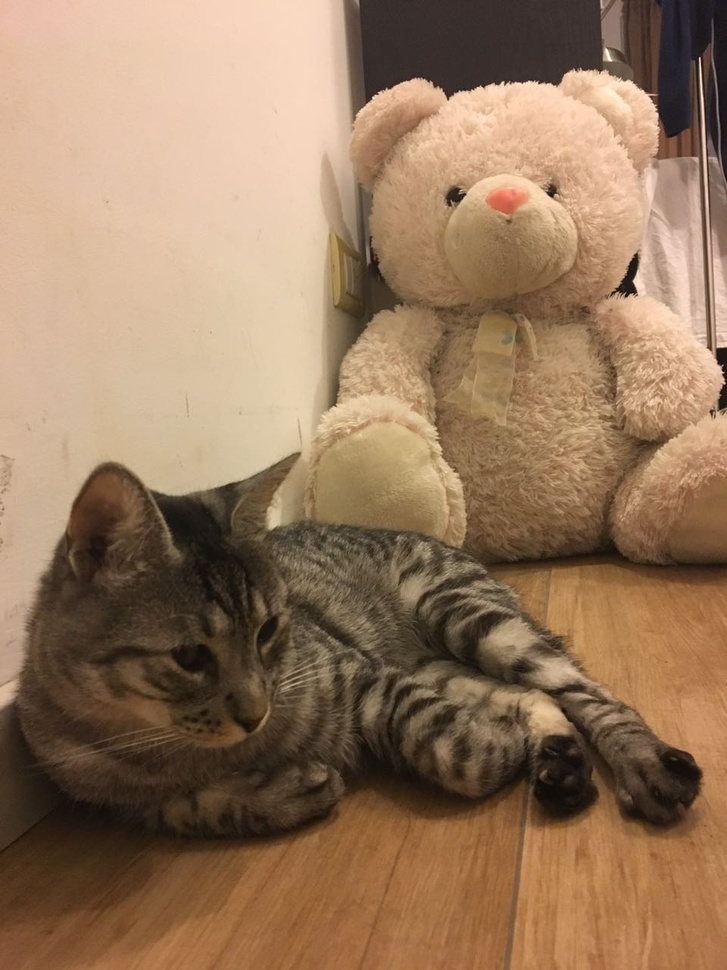
#> input picture classifier/dataset/test/test1.jpg, 727 x 970 px, shrunk from 960 x 1280 before the run
$ python cat_detector.py --image ../classifier/dataset/test/test1.jpg
#> lines starting #> are read from the running program, lines starting #| are printed output that depends on the picture
# import the necessary packages
import argparse
import cv2

# construct the argument parse and parse the arguments
ap = argparse.ArgumentParser()
ap.add_argument("-i", "--image", required=True,
    help="path to the input image")
ap.add_argument("-c", "--cascade",
    default="haarcascade_frontalcatface_extended.xml",
    help="path to cat detector haar cascade")
args = vars(ap.parse_args())

# load the input image and convert it to grayscale
image = cv2.imread(args["image"])
#> image is the input picture: shape (970, 727, 3); mean B, G, R 93.3, 120.4, 150.4
gray = cv2.cvtColor(image, cv2.COLOR_BGR2GRAY)
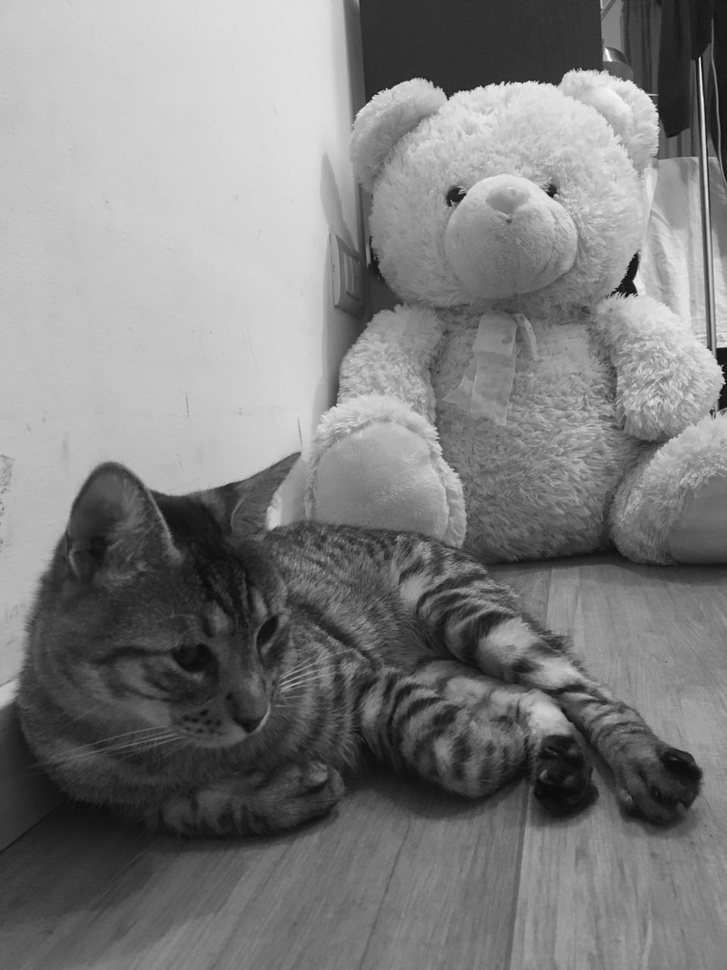
#> gray: shape (970, 727); min 10, max 251, mean 126.3

# load the cat detector Haar cascade, then detect cat faces
# in the input image
detector = cv2.CascadeClassifier(args["cascade"])
rects = detector.detectMultiScale(gray, scaleFactor=1.3,
    minNeighbors=10, minSize=(75, 75))
#> rects = ()

# loop over the cat faces and draw a rectangle surrounding each
for (i, (x, y, w, h)) in enumerate(rects):
    cv2.rectangle(image, (x, y), (x + w, y + h), (0, 0, 255), 2)
    cv2.putText(image, "Cat #{}".format(i + 1), (x, y - 10),
        cv2.FONT_HERSHEY_SIMPLEX, 0.55, (0, 0, 255), 2)
#> this loop made 0 passes

# show the detected cat faces
cv2.imshow("Cat Faces", image)
cv2.waitKey(0)

$ run again, on classifier/dataset/test/test3.jpg
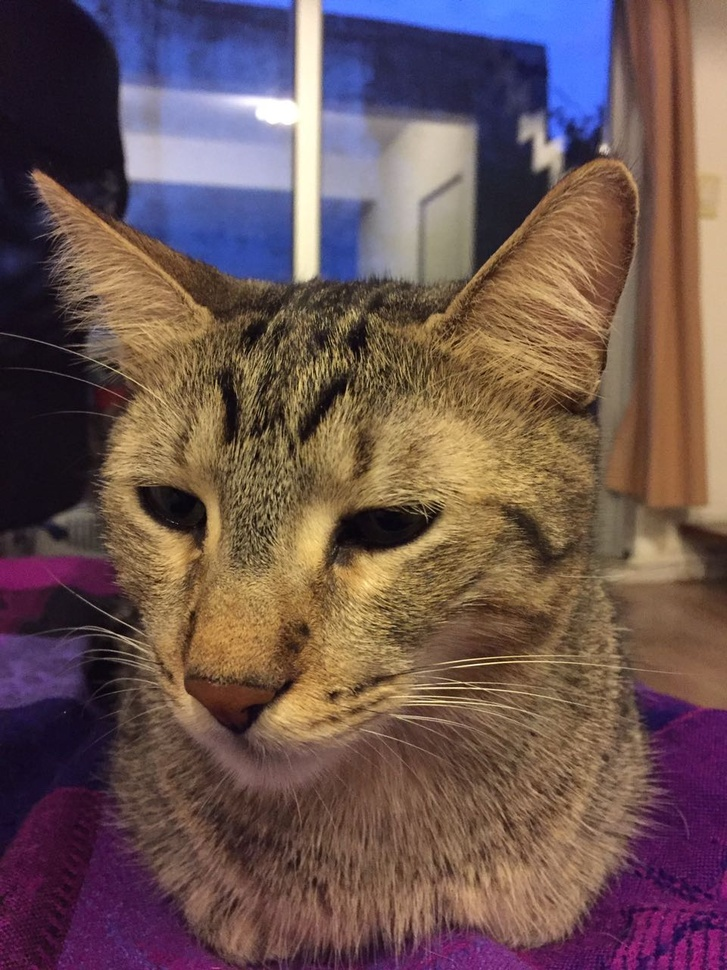
#> input picture classifier/dataset/test/test3.jpg, 727 x 970 px, shrunk from 960 x 1280 before the run
#> image is the input picture: shape (970, 727, 3); mean B, G, R 82.1, 84.9, 108.4
#> `gray = cv2.cvtColor(image, cv2.COLOR_BGR2GRAY)`:
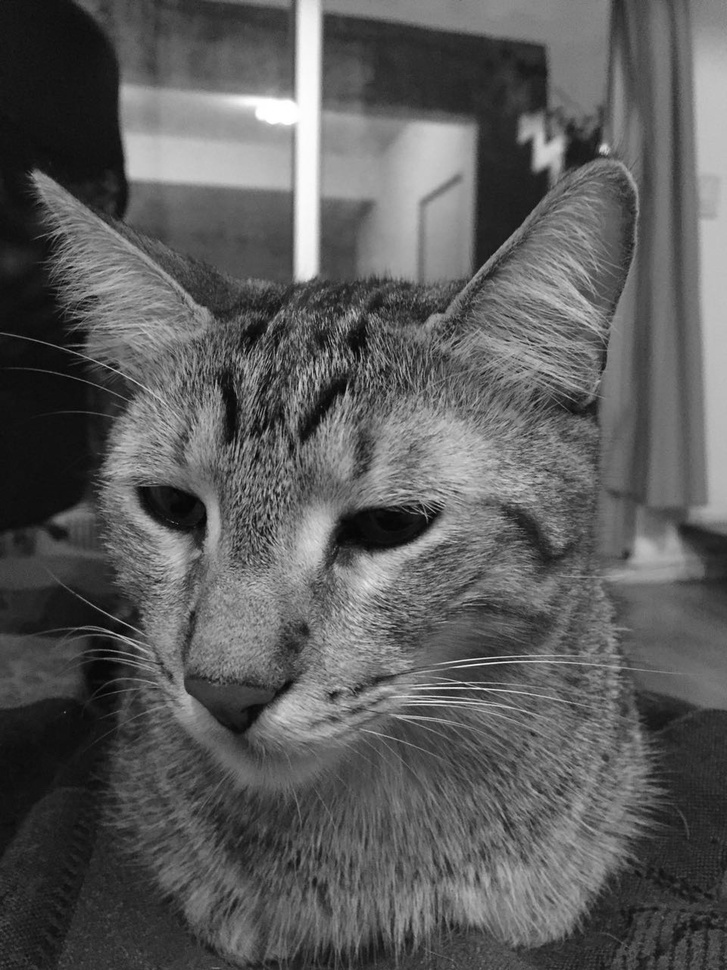
#> gray: shape (970, 727); min 1, max 255, mean 91.6
#> rects = ()

$ run again, on classifier/dataset/test/test4.jpg
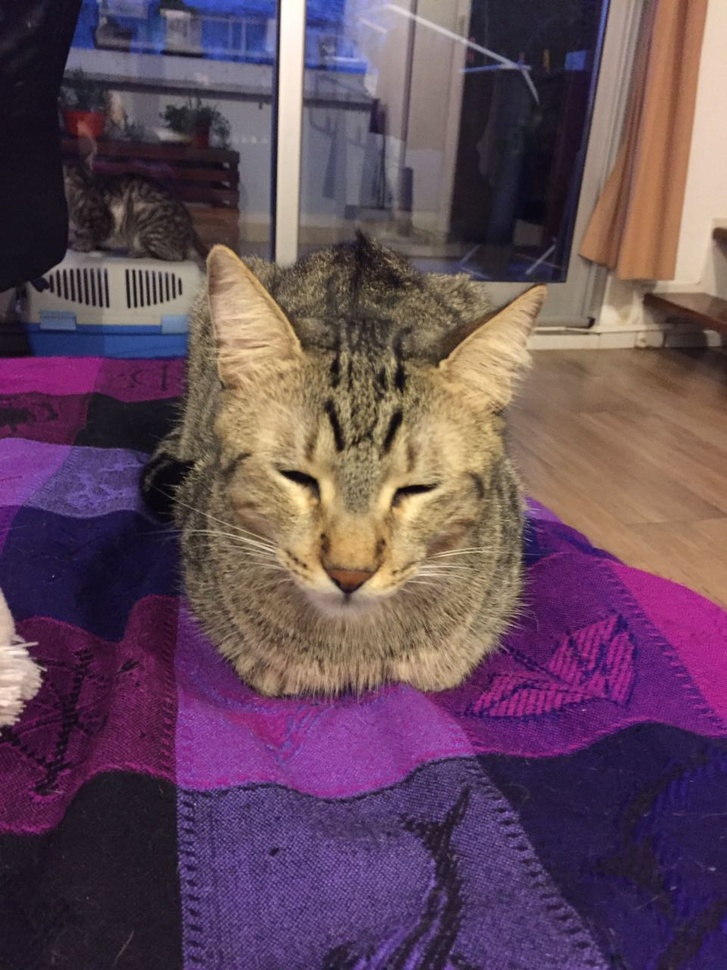
#> input picture classifier/dataset/test/test4.jpg, 727 x 970 px, shrunk from 960 x 1280 before the run
#> image is the input picture: shape (970, 727, 3); mean B, G, R 90.6, 75.1, 100.7
#> `gray = cv2.cvtColor(image, cv2.COLOR_BGR2GRAY)`:
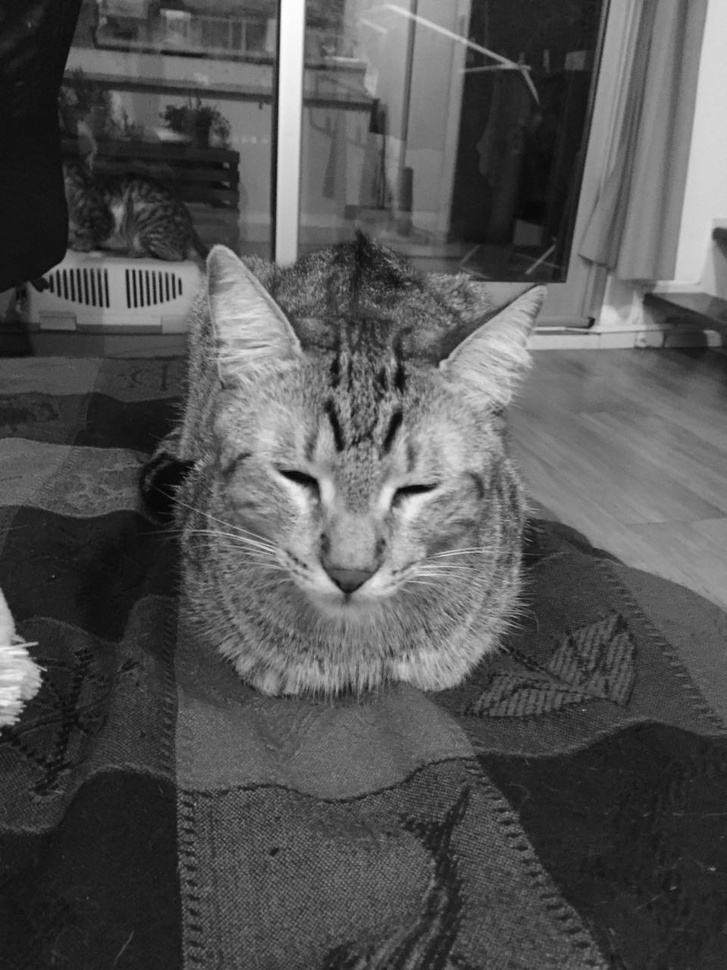
#> gray: shape (970, 727); min 2, max 254, mean 84.5
#> rects = ()

$ run again, on classifier/dataset/test/test5.jpg
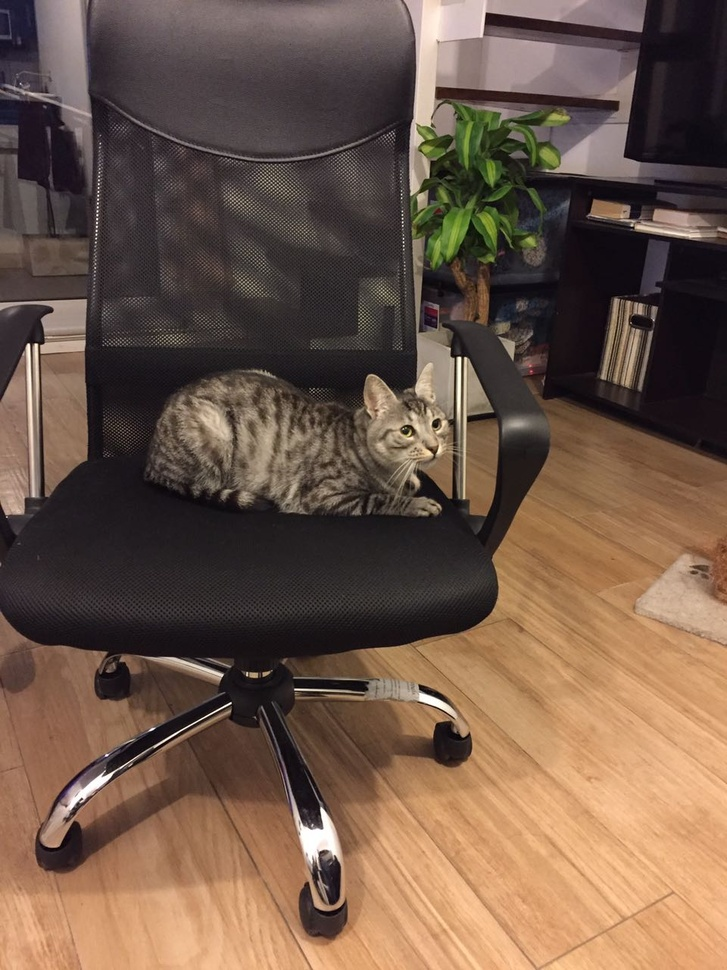
#> input picture classifier/dataset/test/test5.jpg, 727 x 970 px, shrunk from 960 x 1280 before the run
#> image is the input picture: shape (970, 727, 3); mean B, G, R 73.1, 88.1, 111.3
#> `gray = cv2.cvtColor(image, cv2.COLOR_BGR2GRAY)`:
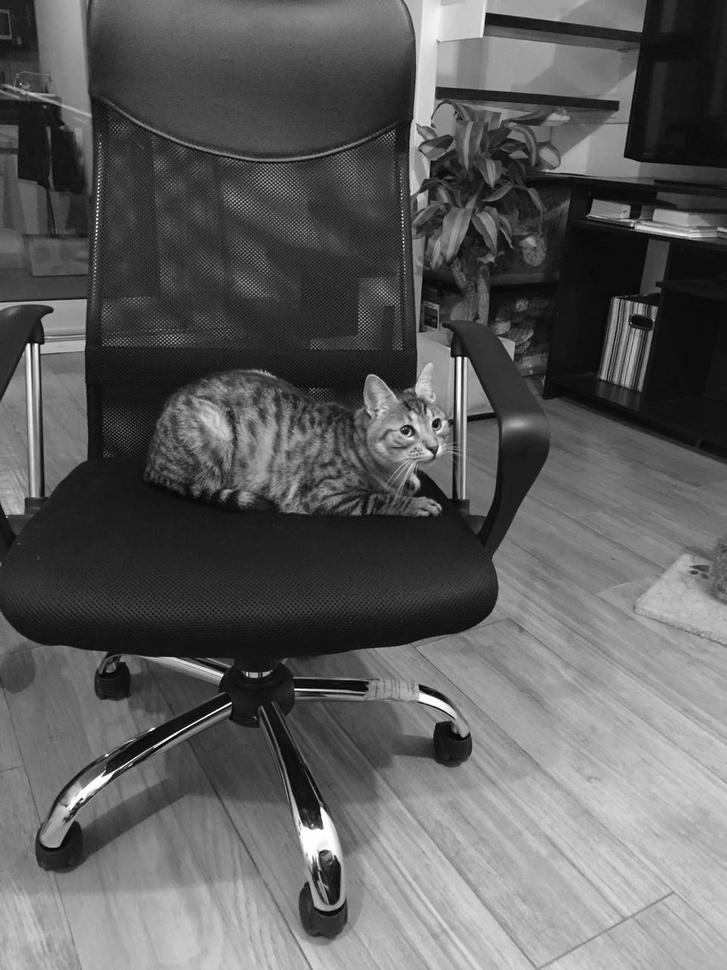
#> gray: shape (970, 727); min 1, max 255, mean 93.3
#> rects = ()
